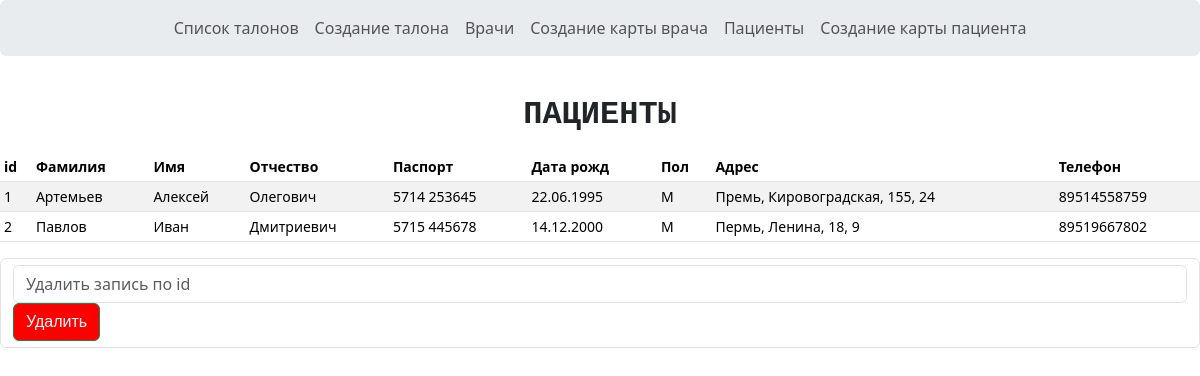
Page /patients on the committed database.
### models.py (models this page shows, shortened)
class Patient(Base):
    __tablename__ = 'Пациенты'
    id = Column(Integer, primary_key=True)
    lastname = Column(String(50), nullable=False)
    firstname = Column(String(50), nullable=False)
    patrname = Column(String(50), nullable=True)
    oms = Column(String(16), nullable=False)
    birthday = Column(String(8), nullable=False)
    sex = Column(String(1), nullable=False)
    adress = Column(String(255), nullable=False)
    phone = Column(String(20), nullable=False)

### app.py (the view)
@app.route('/patients')
def patients():
    patients = Patient.query.all()
    return render_template('patients.html', patients=patients)

### app.py (called while the page is built)
@app.teardown_appcontext
def shutdown_session(exception=None):
    db_session.remove()

### templates/patients.html (shortened to what this page needs)
{% extends 'base.html' %}
{% block h1 %}
Пациенты
{% endblock %}
{% block body %}
<div class="table-responsive small">
    <table class="table table-striped table-sm">
      <thead>
        <tr>
          <th scope="col">id</th>
          <th scope="col">Фамилия</th>
          <th scope="col">Имя</th>
          <th scope="col">Отчество</th>
          <th scope="col">Паспорт</th>
          <th scope="col">Дата рожд</th>
          <th scope="col">Пол</th>
          <th scope="col">Адрес</th>
          <th scope="col">Телефон</th>
        </tr>
      </thead>
      <tbody>
        {% for patient in patients %}
        <tr>
          <td>{{ patient.id }}</td>
          <td>{{ patient.lastname }}</td>
          <td>{{ patient.firstname }}</td>
          <td>{{ patient.patrname }}</td>
          <td>{{ patient.oms }}</td>
          <td>{{ patient.birthday }}</td>
          <td>{{ patient.sex }}</td>
          <td>{{ patient.adress }}</td>
          <td>{{ patient.phone }}</td>
        </tr>
        {% endfor %}
      </tbody>
    </table>
</div>
<form action="patients/delete_record" method="POST" class="form-control">
  <input class="form-control" type="text" name="record_id" placeholder="Удалить запись по id">
  <button class="btn btn-success" type="submit">Удалить</button>
</form>
{% endblock %}

### templates/base.html (style rules this page uses)
.btn { background-color: red; color: white; font-family: 'Arial', sans-serif; }

### rows in the picture
Patient: id "1", lastname "Артемьев", firstname "Алексей", patrname "Олегович", oms "5714 253645", birthday "22.06.1995", sex "М", adress "Премь, Кировоградская, 155, 24", phone "89514558759"
Patient: id "2", lastname "Павлов", firstname "Иван", patrname "Дмитриевич", oms "5715 445678", birthday "14.12.2000", sex "М", adress "Пермь, Ленина, 18, 9", phone "89519667802"
